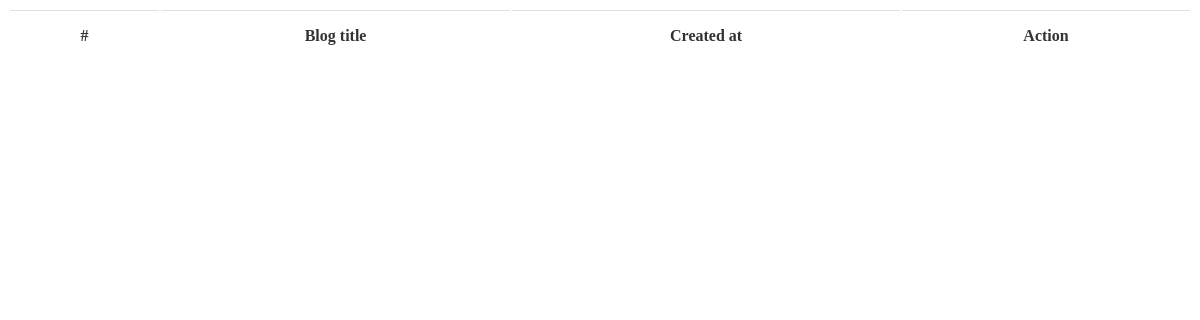
The app's page /my-blogs/ (signed in), older data.
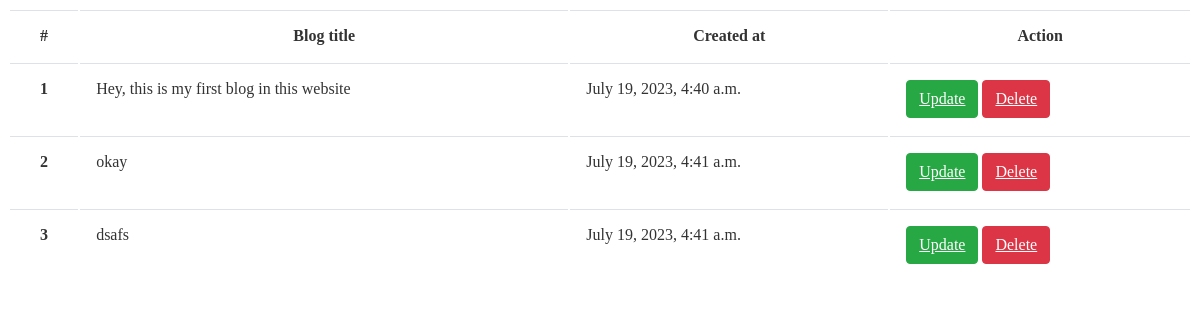
The same page, newer data.
### pp/models.py (models this page shows, shortened)
class Blog(models.Model):
    title = models.CharField(max_length=100)
    content = RichTextField()
    slug = models.SlugField(max_length=100, null=True, blank=True)
    image = models.ImageField(upload_to='blog_photos')
    uploaded_on = models.DateTimeField(auto_now_add=True)
    user = models.ForeignKey(
        User, null=True, blank=True, on_delete=models.CASCADE)

### pp/views.py (the view)
# urls.py: path('my-blogs/', views.my_blogs, name='my_blogs'),
@login_required
def my_blogs(request):
    context = {}
    try:
        blogs = Blog.objects.filter(user = request.user)
        context['blogs'] = blogs
    except Exception as e:
        return HttpResponse(e)
    return render(request, 'my_blogs.html', context)

### templates/my_blogs.html (shortened to what this page needs)
{% block content %}
<section class="mt-5 pt-5">
    <div class="container">
        <table class="table">
            <thead>
                <tr>
                    <th scope="col">#</th>
                    <th scope="col">Blog title</th>
                    <th scope="col">Created at</th>
                    <th scope="col">Action</th>
                </tr>
            </thead>
            <tbody>
                {% for blog in blogs %}
                <tr>
                    <th scope="row">{{ forloop.counter }}</th>
                    <td >{{ blog.title }}</td>
                    <td >{{ blog.uploaded_on }}</td>
                    <td>
                        <a href="{% url 'blog_update' blog.slug %}" class="btn btn-success">Update</a>
                        <a href="{% url 'blog_delete' blog.id %}" class="btn btn-danger">Delete</a>
                    </td>
                </tr>
                {% endfor %}
            </tbody>
        </table>
    </div>
</section>
{% endblock content %}

Row changes from the older to the newer data that the page shows:
added Blog: title "Hey, this is my first blog in this website", uploaded_on "July 19, 2023, 4:40 a.m."
added Blog: title "okay", uploaded_on "July 19, 2023, 4:41 a.m."
added Blog: title "dsafs", uploaded_on "July 19, 2023, 4:41 a.m."
